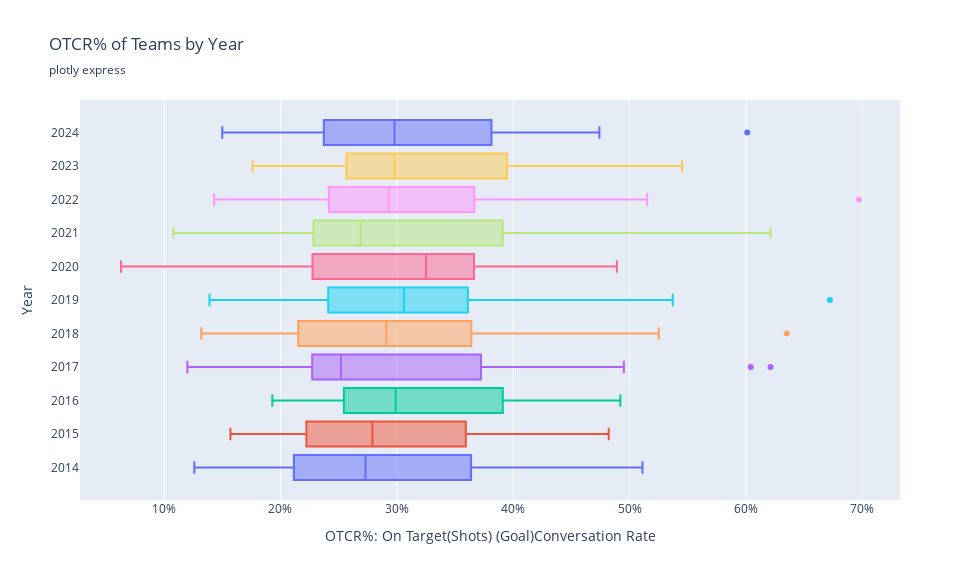

The cell this chart's notebook holds for it:
### Code cell
outlier_teams = {}
for year in goals_and_shots_seasonal['Year'].unique():
    year_data = goals_and_shots_seasonal[goals_and_shots_seasonal['Year'] == year]
    
    Q3 = year_data['OTCR%'].quantile(0.75)
    Q1 = year_data['OTCR%'].quantile(0.25)
    IQR = Q3 - Q1
    upper_fence = Q3 + 1.5 * IQR
    lower_fence = Q1 - 1.5 * IQR
    
    outliers = year_data[(year_data['OTCR%'] > upper_fence) | (year_data['OTCR%'] < lower_fence)]
    if not outliers.empty:
        outlier_teams[year] = outliers['Team'].tolist()
    else:
        outlier_teams[year] = []

fig = px.box(goals_and_shots_seasonal, y="Year", x="OTCR%",
             color="Year",
             boxmode="group",
             title="OTCR% of Teams by Year",
             subtitle="plotly express",
             labels={
                 "OTCR%": "OTCR%: On Target(Shots) (Goal)Conversation Rate"
             })

for i, year in enumerate(sorted(goals_and_shots_seasonal['Year'].unique())):
    year_data = goals_and_shots_seasonal[goals_and_shots_seasonal['Year'] == year]
    Q3 = year_data['OTCR%'].quantile(0.75)
    Q1 = year_data['OTCR%'].quantile(0.25)
    IQR = Q3 - Q1
    upper_fence = Q3 + 1.5 * IQR
    lower_fence = Q1 - 1.5 * IQR
    
    customdata = []
    for otcr in year_data['OTCR%']:
        if otcr > upper_fence or otcr < lower_fence:
            team = year_data[year_data['OTCR%'] == otcr]['Team'].iloc[0]
            customdata.append(team)
        else:
            customdata.append('')
            
    fig.data[i].customdata = customdata
    fig.data[i].update(
        boxpoints="outliers",
        quartilemethod="linear",
        jitter=0,
        orientation='h',
        width=0.75,
        hovertemplate="<b>Team:</b> %{customdata}<br>" +
                     "<b>OTCR%:</b> %{x:.1f}%"
    )

fig.update_layout(
    height=580,
    width=980,
    xaxis=dict(
        tickmode="array",
        tickvals=[0, 10, 20, 30, 40, 50, 60, 70],
        ticktext=["0%", "10%", "20%", "30%", "40%", "50%", "60%", "70%"],
    ),
    yaxis=dict(
        tickmode="array",
        tickvals=sorted(goals_and_shots_seasonal['Year'].unique()),
        ticktext=[str(year) for year in sorted(goals_and_shots_seasonal['Year'].unique())],
    ),
    showlegend=False,
)
fig.show()

### Figure 1 — Plotly figure (JSON) as saved in the notebook; plotly's stock layout.template omitted (floating-point values rounded to 4 significant figures)
{"data": [{"alignmentgroup": "True", "boxpoints": "outliers", "customdata": ["", "", "", "", "", "", "", "", "", "", "", "", "", "", "", "", "", "", "", "", "", "", ""], "hovertemplate": "<b>Team:</b> %{customdata}<br><b>OTCR%:</b> %{x:.1f}%", "jitter": 0, "legendgroup": "2014", "marker": {"color": "#636efa"}, "name": "2014", "notched": false, "offsetgroup": "2014", "orientation": "h", "quartilemethod": "linear", "showlegend": true, "type": "box", "width": 0.75, "x": [36.5, 20.9, 17.1, 18.5, 46.4, 27.0, 33.5, 20.8, 21.9, 20.7, 49.4, 51.1, 42.2, 23.8, 12.6, 27.3, 41.7, 33.3, 23.3, 36.0, 32.6, 26.4, 29.5], "x0": " ", "xaxis": "x", "y": [2014, 2014, 2014, 2014, 2014, 2014, 2014, 2014, 2014, 2014, 2014, 2014, 2014, 2014, 2014, 2014, 2014, 2014, 2014, 2014, 2014, 2014, 2014], "y0": " ", "yaxis": "y"}, {"alignmentgroup": "True", "boxpoints": "outliers", "customdata": ["", "", "", "", "", "", "", "", "", "", "", "", "", "", "", "", "", "", "", "", "", "", ""], "hovertemplate": "<b>Team:</b> %{customdata}<br><b>OTCR%:</b> %{x:.1f}%", "jitter": 0, "legendgroup": "2015", "marker": {"color": "#EF553B"}, "name": "2015", "notched": false, "offsetgroup": "2015", "orientation": "h", "quartilemethod": "linear", "showlegend": true, "type": "box", "width": 0.75, "x": [41.4, 21.1, 25.9, 17.3, 36.4, 34.5, 36.5, 25.0, 41.8, 27.9, 48.2, 31.7, 21.8, 22.9, 20.0, 34.3, 30.1, 15.7, 22.0, 41.4, 33.8, 23.5, 24.4], "x0": " ", "xaxis": "x", "y": [2015, 2015, 2015, 2015, 2015, 2015, 2015, 2015, 2015, 2015, 2015, 2015, 2015, 2015, 2015, 2015, 2015, 2015, 2015, 2015, 2015, 2015, 2015], "y0": " ", "yaxis": "y"}, {"alignmentgroup": "True", "boxpoints": "outliers", "customdata": ["", "", "", "", "", "", "", "", "", "", "", "", "", "", "", "", "", "", "", "", "", "", ""], "hovertemplate": "<b>Team:</b> %{customdata}<br><b>OTCR%:</b> %{x:.1f}%", "jitter": 0, "legendgroup": "2016", "marker": {"color": "#00cc96"}, "name": "2016", "notched": false, "offsetgroup": "2016", "orientation": "h", "quartilemethod": "linear", "showlegend": true, "type": "box", "width": 0.75, "x": [44.4, 20.0, 34.5, 25.9, 48.8, 27.8, 25.3, 19.3, 33.3, 49.2, 44.5, 40.9, 23.6, 34.2, 27.9, 36.1, 27.0, 26.9, 24.9, 40.1, 21.2, 29.9, 34.1], "x0": " ", "xaxis": "x", "y": [2016, 2016, 2016, 2016, 2016, 2016, 2016, 2016, 2016, 2016, 2016, 2016, 2016, 2016, 2016, 2016, 2016, 2016, 2016, 2016, 2016, 2016, 2016], "y0": " ", "yaxis": "y"}, {"alignmentgroup": "True", "boxpoints": "outliers", "customdata": ["", "", "", "", "Chelsea", "", "", "", "", "", "", "Man City", "", "", "", "", "", "", "", "", "", "", ""], "hovertemplate": "<b>Team:</b> %{customdata}<br><b>OTCR%:</b> %{x:.1f}%", "jitter": 0, "legendgroup": "2017", "marker": {"color": "#ab63fa"}, "name": "2017", "notched": false, "offsetgroup": "2017", "orientation": "h", "quartilemethod": "linear", "showlegend": true, "type": "box", "width": 0.75, "x": [39.4, 27.4, 19.5, 19.1, 62.1, 25.2, 37.3, 23.1, 26.9, 31.4, 41.9, 60.4, 37.0, 13.5, 20.4, 23.3, 25.0, 12.0, 22.6, 49.5, 30.4, 24.8, 25.0], "x0": " ", "xaxis": "x", "y": [2017, 2017, 2017, 2017, 2017, 2017, 2017, 2017, 2017, 2017, 2017, 2017, 2017, 2017, 2017, 2017, 2017, 2017, 2017, 2017, 2017, 2017, 2017], "y0": " ", "yaxis": "y"}, {"alignmentgroup": "True", "boxpoints": "outliers", "customdata": ["", "", "", "", "", "", "", "", "", "", "", "", "Man City", "", "", "", "", "", "", "", "", "", ""], "hovertemplate": "<b>Team:</b> %{customdata}<br><b>OTCR%:</b> %{x:.1f}%", "jitter": 0, "legendgroup": "2018", "marker": {"color": "#FFA15A"}, "name": "2018", "notched": false, "offsetgroup": "2018", "orientation": "h", "quartilemethod": "linear", "showlegend": true, "type": "box", "width": 0.75, "x": [44.8, 30.8, 29.1, 25.2, 20.0, 39.9, 27.5, 29.8, 19.1, 14.0, 31.0, 52.5, 63.5, 38.2, 21.1, 21.3, 13.2, 26.3, 44.6, 30.6, 22.2, 31.0, 26.1], "x0": " ", "xaxis": "x", "y": [2018, 2018, 2018, 2018, 2018, 2018, 2018, 2018, 2018, 2018, 2018, 2018, 2018, 2018, 2018, 2018, 2018, 2018, 2018, 2018, 2018, 2018, 2018], "y0": " ", "yaxis": "y"}, {"alignmentgroup": "True", "boxpoints": "outliers", "customdata": ["", "", "", "", "", "", "", "", "", "", "", "", "Liverpool", "Man City", "", "", "", "", "", "", "", "", ""], "hovertemplate": "<b>Team:</b> %{customdata}<br><b>OTCR%:</b> %{x:.1f}%", "jitter": 0, "legendgroup": "2019", "marker": {"color": "#19d3f3"}, "name": "2019", "notched": false, "offsetgroup": "2019", "orientation": "h", "quartilemethod": "linear", "showlegend": true, "type": "box", "width": 0.75, "x": [36.5, 23.8, 28.4, 20.3, 33.8, 18.1, 32.3, 33.1, 30.7, 18.6, 13.9, 38.9, 67.2, 53.7, 30.6, 30.3, 25.9, 37.7, 30.0, 34.9, 22.7, 25.0, 39.8], "x0": " ", "xaxis": "x", "y": [2019, 2019, 2019, 2019, 2019, 2019, 2019, 2019, 2019, 2019, 2019, 2019, 2019, 2019, 2019, 2019, 2019, 2019, 2019, 2019, 2019, 2019, 2019], "y0": " ", "yaxis": "y"}, {"alignmentgroup": "True", "boxpoints": "outliers", "customdata": ["", "", "", "", "", "", "", "", "", "", "", "", "", "", "", "", "", "", "", "", "", "", ""], "hovertemplate": "<b>Team:</b> %{customdata}<br><b>OTCR%:</b> %{x:.1f}%", "jitter": 0, "legendgroup": "2020", "marker": {"color": "#FF6692"}, "name": "2020", "notched": false, "offsetgroup": "2020", "orientation": "h", "quartilemethod": "linear", "showlegend": true, "type": "box", "width": 0.75, "x": [36.8, 36.7, 24.1, 28.4, 19.9, 44.5, 22.3, 35.1, 19.7, 30.9, 34.6, 45.7, 48.9, 44.5, 24.8, 6.3, 18.8, 34.2, 34.7, 28.0, 16.9, 36.4, 32.5], "x0": " ", "xaxis": "x", "y": [2020, 2020, 2020, 2020, 2020, 2020, 2020, 2020, 2020, 2020, 2020, 2020, 2020, 2020, 2020, 2020, 2020, 2020, 2020, 2020, 2020, 2020, 2020], "y0": " ", "yaxis": "y"}, {"alignmentgroup": "True", "boxpoints": "outliers", "customdata": ["", "", "", "", "", "", "", "", "", "", "", "", "Man City", "", "", "", "", "", "", "", "", "", ""], "hovertemplate": "<b>Team:</b> %{customdata}<br><b>OTCR%:</b> %{x:.1f}%", "jitter": 0, "legendgroup": "2021", "marker": {"color": "#B6E880"}, "name": "2021", "notched": false, "offsetgroup": "2021", "orientation": "h", "quartilemethod": "linear", "showlegend": true, "type": "box", "width": 0.75, "x": [35.1, 25.1, 26.9, 25.7, 22.8, 40.2, 29.1, 24.7, 14.7, 24.6, 40.5, 42.2, 62.1, 37.3, 27.9, 10.8, 12.6, 21.0, 43.2, 31.0, 22.9, 39.7, 20.4], "x0": " ", "xaxis": "x", "y": [2021, 2021, 2021, 2021, 2021, 2021, 2021, 2021, 2021, 2021, 2021, 2021, 2021, 2021, 2021, 2021, 2021, 2021, 2021, 2021, 2021, 2021, 2021], "y0": " ", "yaxis": "y"}, {"alignmentgroup": "True", "boxpoints": "outliers", "customdata": ["", "", "", "", "", "", "", "", "", "", "", "", "", "Man City", "", "", "", "", "", "", "", "", ""], "hovertemplate": "<b>Team:</b> %{customdata}<br><b>OTCR%:</b> %{x:.1f}%", "jitter": 0, "legendgroup": "2022", "marker": {"color": "#FF97FF"}, "name": "2022", "notched": false, "offsetgroup": "2022", "orientation": "h", "quartilemethod": "linear", "showlegend": true, "type": "box", "width": 0.75, "x": [51.5, 30.8, 24.3, 26.9, 34.0, 24.1, 35.6, 29.6, 21.6, 38.2, 25.5, 30.0, 46.7, 69.7, 26.0, 37.0, 16.9, 14.3, 24.7, 41.0, 15.4, 29.3, 24.0], "x0": " ", "xaxis": "x", "y": [2022, 2022, 2022, 2022, 2022, 2022, 2022, 2022, 2022, 2022, 2022, 2022, 2022, 2022, 2022, 2022, 2022, 2022, 2022, 2022, 2022, 2022, 2022], "y0": " ", "yaxis": "y"}, {"alignmentgroup": "True", "boxpoints": "outliers", "customdata": ["", "", "", "", "", "", "", "", "", "", "", "", "", "", "", "", "", "", "", "", "", "", ""], "hovertemplate": "<b>Team:</b> %{customdata}<br><b>OTCR%:</b> %{x:.1f}%", "jitter": 0, "legendgroup": "2023", "marker": {"color": "#FECB52"}, "name": "2023", "notched": false, "offsetgroup": "2023", "orientation": "h", "quartilemethod": "linear", "showlegend": true, "type": "box", "width": 0.75, "x": [54.5, 39.9, 23.4, 34.1, 42.1, 21.1, 26.2, 26.5, 25.4, 27.1, 25.5, 31.2, 39.7, 29.1, 48.2, 30.4, 38.8, 29.8, 17.6, 24.4, 40.9, 31.5, 27.7], "x0": " ", "xaxis": "x", "y": [2023, 2023, 2023, 2023, 2023, 2023, 2023, 2023, 2023, 2023, 2023, 2023, 2023, 2023, 2023, 2023, 2023, 2023, 2023, 2023, 2023, 2023, 2023], "y0": " ", "yaxis": "y"}, {"alignmentgroup": "True", "boxpoints": "outliers", "customdata": ["Arsenal", "", "", "", "", "", "", "", "", "", "", "", "", "", "", "", "", "", "", "", "", "", ""], "hovertemplate": "<b>Team:</b> %{customdata}<br><b>OTCR%:</b> %{x:.1f}%", "jitter": 0, "legendgroup": "2024", "marker": {"color": "#636efa"}, "name": "2024", "notched": false, "offsetgroup": "2024", "orientation": "h", "quartilemethod": "linear", "showlegend": true, "type": "box", "width": 0.75, "x": [60.1, 36.7, 26.3, 30.1, 23.8, 19.4, 40.7, 32.7, 20.3, 31.6, 21.7, 23.7, 47.4, 26.6, 41.9, 30.9, 38.6, 29.8, 20.2, 15.0, 40.8, 26.5, 26.3], "x0": " ", "xaxis": "x", "y": [2024, 2024, 2024, 2024, 2024, 2024, 2024, 2024, 2024, 2024, 2024, 2024, 2024, 2024, 2024, 2024, 2024, 2024, 2024, 2024, 2024, 2024, 2024], "y0": " ", "yaxis": "y"}], "layout": {"boxmode": "group", "height": 580, "legend": {"title": {"text": "Year"}, "tracegroupgap": 0}, "showlegend": false, "title": {"subtitle": {"text": "plotly express"}, "text": "OTCR% of Teams by Year"}, "width": 980, "xaxis": {"anchor": "y", "domain": [0, 1], "tickmode": "array", "ticktext": ["0%", "10%", "20%", "30%", "40%", "50%", "60%", "70%"], "tickvals": [0, 10, 20, 30, 40, 50, 60, 70], "title": {"text": "OTCR%: On Target(Shots) (Goal)Conversation Rate"}}, "yaxis": {"anchor": "x", "categoryarray": [2024, 2023, 2022, 2021, 2020, 2019, 2018, 2017, 2016, 2015, 2014], "categoryorder": "array", "domain": [0, 1], "tickmode": "array", "ticktext": ["2014", "2015", "2016", "2017", "2018", "2019", "2020", "2021", "2022", "2023", "2024"], "tickvals": [2014, 2015, 2016, 2017, 2018, 2019, 2020, 2021, 2022, 2023, 2024], "title": {"text": "Year"}}}}
